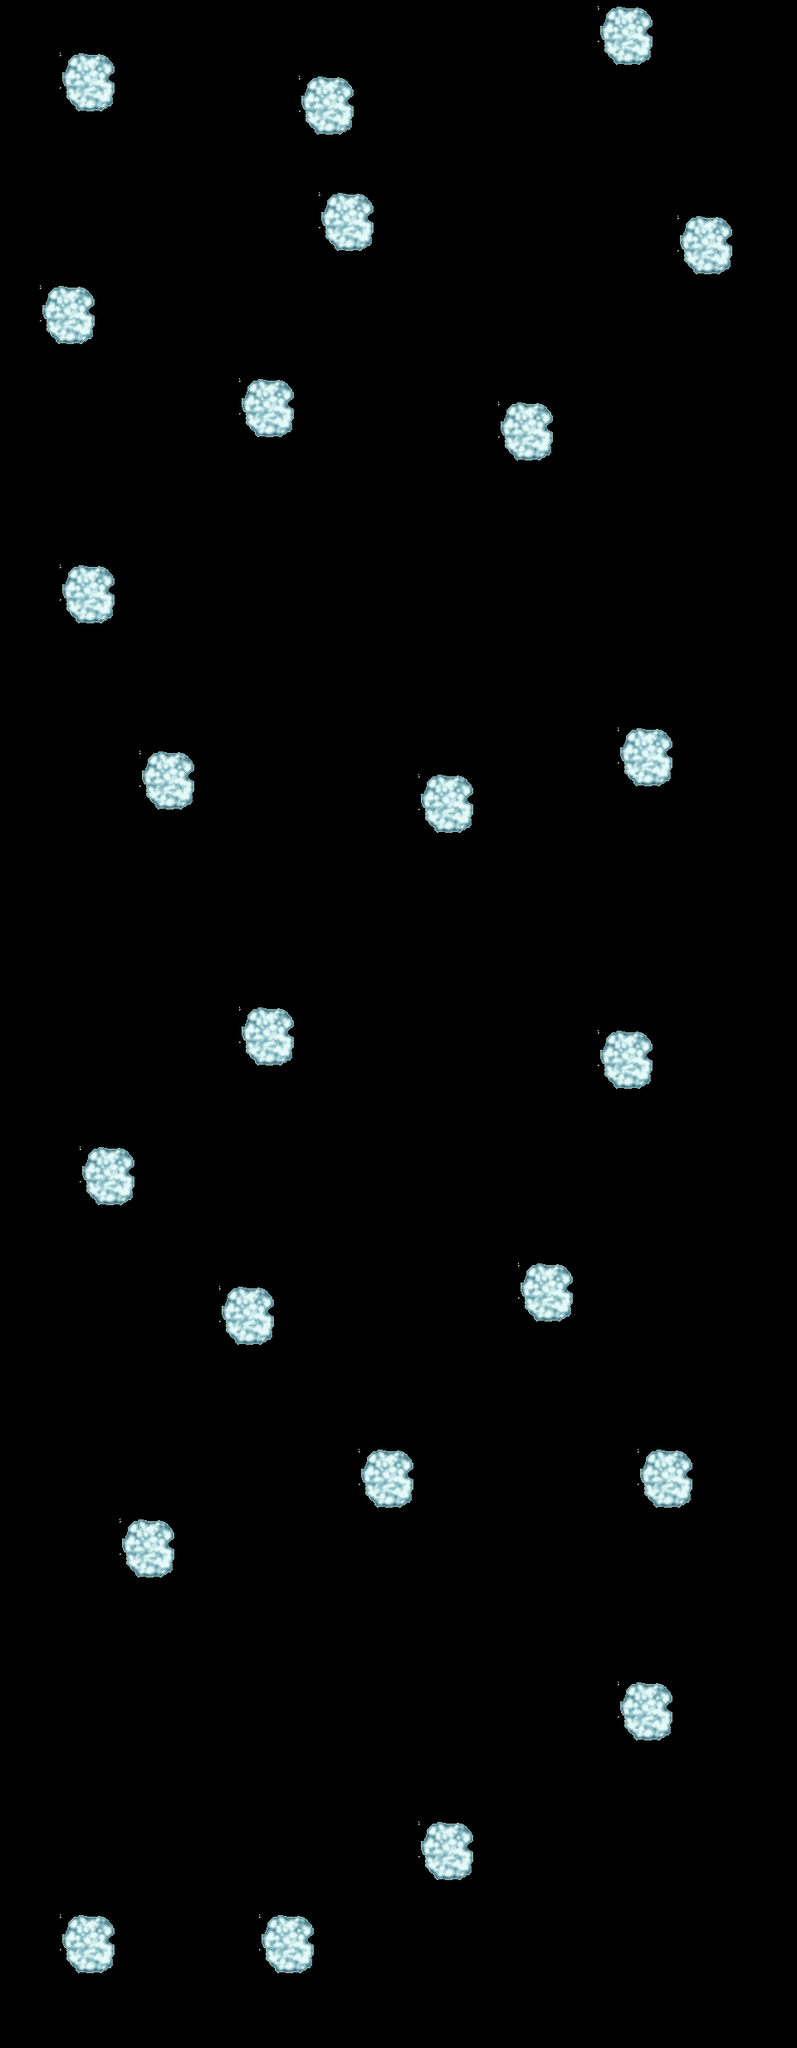

This game map was drawn from its Tiled (.tmx) file and the tilesets committed beside it. A one-line description and the full map source follow:
An orthogonal 40x88 tile map with 24x28 px tiles, 1 tile layer (Tile Layer 1).

<map version="1.0" orientation="orthogonal" renderorder="left-up" width="40" height="88" tilewidth="24" tileheight="28" nextobjectid="1">
 <tileset firstgid="1" name="shapesz" tilewidth="24" tileheight="28" tilecount="620" columns="10">
  <image source="../shapesz.png" trans="000000" width="240" height="1736" />
 </tileset>
 <layer name="Tile Layer 1" width="40" height="88">
  <data encoding="csv">
0,0,0,0,0,0,0,0,0,0,0,0,0,0,0,0,0,0,0,0,0,0,0,0,0,0,0,0,0,0,8,9,10,0,0,0,0,0,0,0,
0,0,0,0,0,0,0,0,0,0,0,0,0,0,0,0,0,0,0,0,0,0,0,0,0,0,0,0,0,0,18,19,20,0,0,0,0,0,0,0,
0,0,0,8,9,10,0,0,0,0,0,0,0,0,0,0,0,0,0,0,0,0,0,0,0,0,0,0,0,0,28,29,30,0,0,0,0,0,0,0,
0,0,0,18,19,20,0,0,0,0,0,0,0,0,0,8,9,10,0,0,0,0,0,0,0,0,0,0,0,0,0,0,0,0,0,0,0,0,0,0,
0,0,0,28,29,30,0,0,0,0,0,0,0,0,0,18,19,20,0,0,0,0,0,0,0,0,0,0,0,0,0,0,0,0,0,0,0,0,0,0,
0,0,0,0,0,0,0,0,0,0,0,0,0,0,0,28,29,30,0,0,0,0,0,0,0,0,0,0,0,0,0,0,0,0,0,0,0,0,0,0,
0,0,0,0,0,0,0,0,0,0,0,0,0,0,0,0,0,0,0,0,0,0,0,0,0,0,0,0,0,0,0,0,0,0,0,0,0,0,0,0,
0,0,0,0,0,0,0,0,0,0,0,0,0,0,0,0,0,0,0,0,0,0,0,0,0,0,0,0,0,0,0,0,0,0,0,0,0,0,0,0,
0,0,0,0,0,0,0,0,0,0,0,0,0,0,0,0,8,9,10,0,0,0,0,0,0,0,0,0,0,0,0,0,0,0,0,0,0,0,0,0,
0,0,0,0,0,0,0,0,0,0,0,0,0,0,0,0,18,19,20,0,0,0,0,0,0,0,0,0,0,0,0,0,0,0,8,9,10,0,0,0,
0,0,0,0,0,0,0,0,0,0,0,0,0,0,0,0,28,29,30,0,0,0,0,0,0,0,0,0,0,0,0,0,0,0,18,19,20,0,0,0,
0,0,0,0,0,0,0,0,0,0,0,0,0,0,0,0,0,0,0,0,0,0,0,0,0,0,0,0,0,0,0,0,0,0,28,29,30,0,0,0,
0,0,8,9,10,0,0,0,0,0,0,0,0,0,0,0,0,0,0,0,0,0,0,0,0,0,0,0,0,0,0,0,0,0,0,0,0,0,0,0,
0,0,18,19,20,0,0,0,0,0,0,0,0,0,0,0,0,0,0,0,0,0,0,0,0,0,0,0,0,0,0,0,0,0,0,0,0,0,0,0,
0,0,28,29,30,0,0,0,0,0,0,0,0,0,0,0,0,0,0,0,0,0,0,0,0,0,0,0,0,0,0,0,0,0,0,0,0,0,0,0,
0,0,0,0,0,0,0,0,0,0,0,0,0,0,0,0,0,0,0,0,0,0,0,0,0,0,0,0,0,0,0,0,0,0,0,0,0,0,0,0,
0,0,0,0,0,0,0,0,0,0,0,0,8,9,10,0,0,0,0,0,0,0,0,0,0,0,0,0,0,0,0,0,0,0,0,0,0,0,0,0,
0,0,0,0,0,0,0,0,0,0,0,0,18,19,20,0,0,0,0,0,0,0,0,0,0,8,9,10,0,0,0,0,0,0,0,0,0,0,0,0,
0,0,0,0,0,0,0,0,0,0,0,0,28,29,30,0,0,0,0,0,0,0,0,0,0,18,19,20,0,0,0,0,0,0,0,0,0,0,0,0,
0,0,0,0,0,0,0,0,0,0,0,0,0,0,0,0,0,0,0,0,0,0,0,0,0,28,29,30,0,0,0,0,0,0,0,0,0,0,0,0,
0,0,0,0,0,0,0,0,0,0,0,0,0,0,0,0,0,0,0,0,0,0,0,0,0,0,0,0,0,0,0,0,0,0,0,0,0,0,0,0,
0,0,0,0,0,0,0,0,0,0,0,0,0,0,0,0,0,0,0,0,0,0,0,0,0,0,0,0,0,0,0,0,0,0,0,0,0,0,0,0,
0,0,0,0,0,0,0,0,0,0,0,0,0,0,0,0,0,0,0,0,0,0,0,0,0,0,0,0,0,0,0,0,0,0,0,0,0,0,0,0,
0,0,0,0,0,0,0,0,0,0,0,0,0,0,0,0,0,0,0,0,0,0,0,0,0,0,0,0,0,0,0,0,0,0,0,0,0,0,0,0,
0,0,0,8,9,10,0,0,0,0,0,0,0,0,0,0,0,0,0,0,0,0,0,0,0,0,0,0,0,0,0,0,0,0,0,0,0,0,0,0,
0,0,0,18,19,20,0,0,0,0,0,0,0,0,0,0,0,0,0,0,0,0,0,0,0,0,0,0,0,0,0,0,0,0,0,0,0,0,0,0,
0,0,0,28,29,30,0,0,0,0,0,0,0,0,0,0,0,0,0,0,0,0,0,0,0,0,0,0,0,0,0,0,0,0,0,0,0,0,0,0,
0,0,0,0,0,0,0,0,0,0,0,0,0,0,0,0,0,0,0,0,0,0,0,0,0,0,0,0,0,0,0,0,0,0,0,0,0,0,0,0,
0,0,0,0,0,0,0,0,0,0,0,0,0,0,0,0,0,0,0,0,0,0,0,0,0,0,0,0,0,0,0,0,0,0,0,0,0,0,0,0,
0,0,0,0,0,0,0,0,0,0,0,0,0,0,0,0,0,0,0,0,0,0,0,0,0,0,0,0,0,0,0,0,0,0,0,0,0,0,0,0,
0,0,0,0,0,0,0,0,0,0,0,0,0,0,0,0,0,0,0,0,0,0,0,0,0,0,0,0,0,0,0,0,0,0,0,0,0,0,0,0,
0,0,0,0,0,0,0,0,0,0,0,0,0,0,0,0,0,0,0,0,0,0,0,0,0,0,0,0,0,0,0,8,9,10,0,0,0,0,0,0,
0,0,0,0,0,0,0,8,9,10,0,0,0,0,0,0,0,0,0,0,0,0,0,0,0,0,0,0,0,0,0,18,19,20,0,0,0,0,0,0,
0,0,0,0,0,0,0,18,19,20,0,0,0,0,0,0,0,0,0,0,0,8,9,10,0,0,0,0,0,0,0,28,29,30,0,0,0,0,0,0,
0,0,0,0,0,0,0,28,29,30,0,0,0,0,0,0,0,0,0,0,0,18,19,20,0,0,0,0,0,0,0,0,0,0,0,0,0,0,0,0,
0,0,0,0,0,0,0,0,0,0,0,0,0,0,0,0,0,0,0,0,0,28,29,30,0,0,0,0,0,0,0,0,0,0,0,0,0,0,0,0,
0,0,0,0,0,0,0,0,0,0,0,0,0,0,0,0,0,0,0,0,0,0,0,0,0,0,0,0,0,0,0,0,0,0,0,0,0,0,0,0,
0,0,0,0,0,0,0,0,0,0,0,0,0,0,0,0,0,0,0,0,0,0,0,0,0,0,0,0,0,0,0,0,0,0,0,0,0,0,0,0,
0,0,0,0,0,0,0,0,0,0,0,0,0,0,0,0,0,0,0,0,0,0,0,0,0,0,0,0,0,0,0,0,0,0,0,0,0,0,0,0,
0,0,0,0,0,0,0,0,0,0,0,0,0,0,0,0,0,0,0,0,0,0,0,0,0,0,0,0,0,0,0,0,0,0,0,0,0,0,0,0,
0,0,0,0,0,0,0,0,0,0,0,0,0,0,0,0,0,0,0,0,0,0,0,0,0,0,0,0,0,0,0,0,0,0,0,0,0,0,0,0,
0,0,0,0,0,0,0,0,0,0,0,0,0,0,0,0,0,0,0,0,0,0,0,0,0,0,0,0,0,0,0,0,0,0,0,0,0,0,0,0,
0,0,0,0,0,0,0,0,0,0,0,0,0,0,0,0,0,0,0,0,0,0,0,0,0,0,0,0,0,0,0,0,0,0,0,0,0,0,0,0,
0,0,0,0,0,0,0,0,0,0,0,0,8,9,10,0,0,0,0,0,0,0,0,0,0,0,0,0,0,0,0,0,0,0,0,0,0,0,0,0,
0,0,0,0,0,0,0,0,0,0,0,0,18,19,20,0,0,0,0,0,0,0,0,0,0,0,0,0,0,0,8,9,10,0,0,0,0,0,0,0,
0,0,0,0,0,0,0,0,0,0,0,0,28,29,30,0,0,0,0,0,0,0,0,0,0,0,0,0,0,0,18,19,20,0,0,0,0,0,0,0,
0,0,0,0,0,0,0,0,0,0,0,0,0,0,0,0,0,0,0,0,0,0,0,0,0,0,0,0,0,0,28,29,30,0,0,0,0,0,0,0,
0,0,0,0,0,0,0,0,0,0,0,0,0,0,0,0,0,0,0,0,0,0,0,0,0,0,0,0,0,0,0,0,0,0,0,0,0,0,0,0,
0,0,0,0,0,0,0,0,0,0,0,0,0,0,0,0,0,0,0,0,0,0,0,0,0,0,0,0,0,0,0,0,0,0,0,0,0,0,0,0,
0,0,0,0,8,9,10,0,0,0,0,0,0,0,0,0,0,0,0,0,0,0,0,0,0,0,0,0,0,0,0,0,0,0,0,0,0,0,0,0,
0,0,0,0,18,19,20,0,0,0,0,0,0,0,0,0,0,0,0,0,0,0,0,0,0,0,0,0,0,0,0,0,0,0,0,0,0,0,0,0,
0,0,0,0,28,29,30,0,0,0,0,0,0,0,0,0,0,0,0,0,0,0,0,0,0,0,0,0,0,0,0,0,0,0,0,0,0,0,0,0,
0,0,0,0,0,0,0,0,0,0,0,0,0,0,0,0,0,0,0,0,0,0,0,0,0,0,0,0,0,0,0,0,0,0,0,0,0,0,0,0,
0,0,0,0,0,0,0,0,0,0,0,0,0,0,0,0,0,0,0,0,0,0,0,0,0,0,0,0,0,0,0,0,0,0,0,0,0,0,0,0,
0,0,0,0,0,0,0,0,0,0,0,0,0,0,0,0,0,0,0,0,0,0,0,0,0,0,8,9,10,0,0,0,0,0,0,0,0,0,0,0,
0,0,0,0,0,0,0,0,0,0,0,8,9,10,0,0,0,0,0,0,0,0,0,0,0,0,18,19,20,0,0,0,0,0,0,0,0,0,0,0,
0,0,0,0,0,0,0,0,0,0,0,18,19,20,0,0,0,0,0,0,0,0,0,0,0,0,28,29,30,0,0,0,0,0,0,0,0,0,0,0,
0,0,0,0,0,0,0,0,0,0,0,28,29,30,0,0,0,0,0,0,0,0,0,0,0,0,0,0,0,0,0,0,0,0,0,0,0,0,0,0,
0,0,0,0,0,0,0,0,0,0,0,0,0,0,0,0,0,0,0,0,0,0,0,0,0,0,0,0,0,0,0,0,0,0,0,0,0,0,0,0,
0,0,0,0,0,0,0,0,0,0,0,0,0,0,0,0,0,0,0,0,0,0,0,0,0,0,0,0,0,0,0,0,0,0,0,0,0,0,0,0,
0,0,0,0,0,0,0,0,0,0,0,0,0,0,0,0,0,0,0,0,0,0,0,0,0,0,0,0,0,0,0,0,0,0,0,0,0,0,0,0,
0,0,0,0,0,0,0,0,0,0,0,0,0,0,0,0,0,0,0,0,0,0,0,0,0,0,0,0,0,0,0,0,0,0,0,0,0,0,0,0,
0,0,0,0,0,0,0,0,0,0,0,0,0,0,0,0,0,0,8,9,10,0,0,0,0,0,0,0,0,0,0,0,8,9,10,0,0,0,0,0,
0,0,0,0,0,0,0,0,0,0,0,0,0,0,0,0,0,0,18,19,20,0,0,0,0,0,0,0,0,0,0,0,18,19,20,0,0,0,0,0,
0,0,0,0,0,0,0,0,0,0,0,0,0,0,0,0,0,0,28,29,30,0,0,0,0,0,0,0,0,0,0,0,28,29,30,0,0,0,0,0,
0,0,0,0,0,0,8,9,10,0,0,0,0,0,0,0,0,0,0,0,0,0,0,0,0,0,0,0,0,0,0,0,0,0,0,0,0,0,0,0,
0,0,0,0,0,0,18,19,20,0,0,0,0,0,0,0,0,0,0,0,0,0,0,0,0,0,0,0,0,0,0,0,0,0,0,0,0,0,0,0,
0,0,0,0,0,0,28,29,30,0,0,0,0,0,0,0,0,0,0,0,0,0,0,0,0,0,0,0,0,0,0,0,0,0,0,0,0,0,0,0,
0,0,0,0,0,0,0,0,0,0,0,0,0,0,0,0,0,0,0,0,0,0,0,0,0,0,0,0,0,0,0,0,0,0,0,0,0,0,0,0,
0,0,0,0,0,0,0,0,0,0,0,0,0,0,0,0,0,0,0,0,0,0,0,0,0,0,0,0,0,0,0,0,0,0,0,0,0,0,0,0,
0,0,0,0,0,0,0,0,0,0,0,0,0,0,0,0,0,0,0,0,0,0,0,0,0,0,0,0,0,0,0,0,0,0,0,0,0,0,0,0,
0,0,0,0,0,0,0,0,0,0,0,0,0,0,0,0,0,0,0,0,0,0,0,0,0,0,0,0,0,0,0,0,0,0,0,0,0,0,0,0,
0,0,0,0,0,0,0,0,0,0,0,0,0,0,0,0,0,0,0,0,0,0,0,0,0,0,0,0,0,0,0,8,9,10,0,0,0,0,0,0,
0,0,0,0,0,0,0,0,0,0,0,0,0,0,0,0,0,0,0,0,0,0,0,0,0,0,0,0,0,0,0,18,19,20,0,0,0,0,0,0,
0,0,0,0,0,0,0,0,0,0,0,0,0,0,0,0,0,0,0,0,0,0,0,0,0,0,0,0,0,0,0,28,29,30,0,0,0,0,0,0,
0,0,0,0,0,0,0,0,0,0,0,0,0,0,0,0,0,0,0,0,0,0,0,0,0,0,0,0,0,0,0,0,0,0,0,0,0,0,0,0,
0,0,0,0,0,0,0,0,0,0,0,0,0,0,0,0,0,0,0,0,0,0,0,0,0,0,0,0,0,0,0,0,0,0,0,0,0,0,0,0,
0,0,0,0,0,0,0,0,0,0,0,0,0,0,0,0,0,0,0,0,0,0,0,0,0,0,0,0,0,0,0,0,0,0,0,0,0,0,0,0,
0,0,0,0,0,0,0,0,0,0,0,0,0,0,0,0,0,0,0,0,0,8,9,10,0,0,0,0,0,0,0,0,0,0,0,0,0,0,0,0,
0,0,0,0,0,0,0,0,0,0,0,0,0,0,0,0,0,0,0,0,0,18,19,20,0,0,0,0,0,0,0,0,0,0,0,0,0,0,0,0,
0,0,0,0,0,0,0,0,0,0,0,0,0,0,0,0,0,0,0,0,0,28,29,30,0,0,0,0,0,0,0,0,0,0,0,0,0,0,0,0,
0,0,0,0,0,0,0,0,0,0,0,0,0,0,0,0,0,0,0,0,0,0,0,0,0,0,0,0,0,0,0,0,0,0,0,0,0,0,0,0,
0,0,0,8,9,10,0,0,0,0,0,0,0,8,9,10,0,0,0,0,0,0,0,0,0,0,0,0,0,0,0,0,0,0,0,0,0,0,0,0,
0,0,0,18,19,20,0,0,0,0,0,0,0,18,19,20,0,0,0,0,0,0,0,0,0,0,0,0,0,0,0,0,0,0,0,0,0,0,0,0,
0,0,0,28,29,30,0,0,0,0,0,0,0,28,29,30,0,0,0,0,0,0,0,0,0,0,0,0,0,0,0,0,0,0,0,0,0,0,0,0,
0,0,0,0,0,0,0,0,0,0,0,0,0,0,0,0,0,0,0,0,0,0,0,0,0,0,0,0,0,0,0,0,0,0,0,0,0,0,0,0,
0,0,0,0,0,0,0,0,0,0,0,0,0,0,0,0,0,0,0,0,0,0,0,0,0,0,0,0,0,0,0,0,0,0,0,0,0,0,0,0,
0,0,0,0,0,0,0,0,0,0,0,0,0,0,0,0,0,0,0,0,0,0,0,0,0,0,0,0,0,0,0,0,0,0,0,0,0,0,0,0
</data>
 </layer>
</map>
